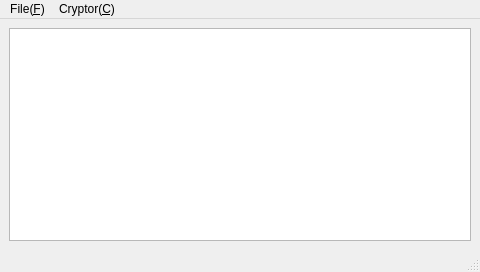
<?xml version="1.0" encoding="UTF-8"?>
<ui version="4.0">
 <class>FMainWindow</class>
 <widget class="QMainWindow" name="FMainWindow">
  <property name="geometry">
   <rect>
    <x>0</x>
    <y>0</y>
    <width>480</width>
    <height>272</height>
   </rect>
  </property>
  <property name="windowTitle">
   <string>MainWindow</string>
  </property>
  <widget class="QWidget" name="centralwidget">
   <layout class="QVBoxLayout" name="verticalLayout">
    <item>
     <widget class="QTextEdit" name="textEdit"/>
    </item>
   </layout>
  </widget>
  <widget class="QMenuBar" name="menubar">
   <property name="geometry">
    <rect>
     <x>0</x>
     <y>0</y>
     <width>480</width>
     <height>25</height>
    </rect>
   </property>
   <widget class="QMenu" name="menuFile_F">
    <property name="title">
     <string>File(&amp;F)</string>
    </property>
    <addaction name="actionOpen_O"/>
    <addaction name="actionSave_S"/>
    <addaction name="actionSave_as_A"/>
    <addaction name="separator"/>
    <addaction name="actionQuit_Q"/>
   </widget>
   <widget class="QMenu" name="menuCryptor_C">
    <property name="title">
     <string>Cryptor(&amp;C)</string>
    </property>
    <addaction name="actionEncryptor_E"/>
    <addaction name="actionDecryptor_D"/>
   </widget>
   <addaction name="menuFile_F"/>
   <addaction name="menuCryptor_C"/>
  </widget>
  <widget class="QStatusBar" name="statusbar"/>
  <action name="actionOpen_O">
   <property name="text">
    <string>Open(&amp;O)</string>
   </property>
  </action>
  <action name="actionSave_S">
   <property name="text">
    <string>Save(&amp;S)</string>
   </property>
  </action>
  <action name="actionSave_as_A">
   <property name="text">
    <string>Save as(&amp;A)</string>
   </property>
  </action>
  <action name="actionQuit_Q">
   <property name="text">
    <string>Quit(&amp;Q)</string>
   </property>
  </action>
  <action name="actionEncryptor_E">
   <property name="text">
    <string>Encryptor(&amp;E)</string>
   </property>
  </action>
  <action name="actionDecryptor_D">
   <property name="text">
    <string>Decryptor(&amp;D)</string>
   </property>
  </action>
 </widget>
 <resources/>
 <connections/>
</ui>
